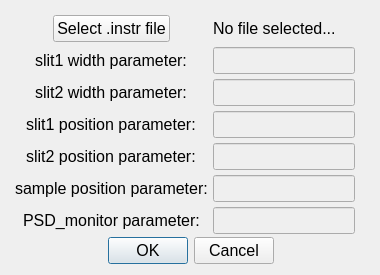
<?xml version="1.0" encoding="UTF-8"?>
<ui version="4.0">
 <class>Dialog</class>
 <widget class="QDialog" name="Dialog">
  <property name="windowModality">
   <enum>Qt::ApplicationModal</enum>
  </property>
  <property name="geometry">
   <rect>
    <x>0</x>
    <y>0</y>
    <width>380</width>
    <height>275</height>
   </rect>
  </property>
  <property name="sizePolicy">
   <sizepolicy hsizetype="Fixed" vsizetype="Fixed">
    <horstretch>0</horstretch>
    <verstretch>0</verstretch>
   </sizepolicy>
  </property>
  <property name="minimumSize">
   <size>
    <width>380</width>
    <height>275</height>
   </size>
  </property>
  <property name="maximumSize">
   <size>
    <width>380</width>
    <height>275</height>
   </size>
  </property>
  <property name="font">
   <font>
    <pointsize>12</pointsize>
   </font>
  </property>
  <property name="windowTitle">
   <string>Custom instrument select</string>
  </property>
  <property name="windowIcon">
   <iconset>
    <normaloff>icon.ico</normaloff>icon.ico</iconset>
  </property>
  <property name="modal">
   <bool>true</bool>
  </property>
  <widget class="QDialogButtonBox" name="buttonBox">
   <property name="geometry">
    <rect>
     <x>10</x>
     <y>230</y>
     <width>361</width>
     <height>41</height>
    </rect>
   </property>
   <property name="orientation">
    <enum>Qt::Horizontal</enum>
   </property>
   <property name="standardButtons">
    <set>QDialogButtonBox::Cancel|QDialogButtonBox::Ok</set>
   </property>
   <property name="centerButtons">
    <bool>true</bool>
   </property>
  </widget>
  <widget class="QWidget" name="formLayoutWidget">
   <property name="enabled">
    <bool>true</bool>
   </property>
   <property name="geometry">
    <rect>
     <x>10</x>
     <y>10</y>
     <width>361</width>
     <height>217</height>
    </rect>
   </property>
   <layout class="QFormLayout" name="formLayout">
    <property name="sizeConstraint">
     <enum>QLayout::SetFixedSize</enum>
    </property>
    <property name="fieldGrowthPolicy">
     <enum>QFormLayout::AllNonFixedFieldsGrow</enum>
    </property>
    <property name="labelAlignment">
     <set>Qt::AlignCenter</set>
    </property>
    <property name="formAlignment">
     <set>Qt::AlignCenter</set>
    </property>
    <property name="horizontalSpacing">
     <number>5</number>
    </property>
    <property name="verticalSpacing">
     <number>5</number>
    </property>
    <property name="margin">
     <number>5</number>
    </property>
    <item row="0" column="0">
     <widget class="QPushButton" name="btn_select">
      <property name="text">
       <string>Select .instr file</string>
      </property>
     </widget>
    </item>
    <item row="0" column="1">
     <widget class="QLabel" name="lbl_btn">
      <property name="text">
       <string>No file selected...</string>
      </property>
     </widget>
    </item>
    <item row="1" column="0">
     <widget class="QLabel" name="lbl_s1w">
      <property name="enabled">
       <bool>true</bool>
      </property>
      <property name="text">
       <string>slit1 width parameter:</string>
      </property>
     </widget>
    </item>
    <item row="1" column="1">
     <widget class="QLineEdit" name="txt_s1w">
      <property name="enabled">
       <bool>false</bool>
      </property>
      <property name="sizePolicy">
       <sizepolicy hsizetype="Fixed" vsizetype="Fixed">
        <horstretch>0</horstretch>
        <verstretch>0</verstretch>
       </sizepolicy>
      </property>
      <property name="maximumSize">
       <size>
        <width>150</width>
        <height>16777215</height>
       </size>
      </property>
      <property name="clearButtonEnabled" stdset="0">
       <bool>false</bool>
      </property>
     </widget>
    </item>
    <item row="2" column="0">
     <widget class="QLabel" name="lbl_s2w">
      <property name="enabled">
       <bool>true</bool>
      </property>
      <property name="text">
       <string>slit2 width parameter:</string>
      </property>
     </widget>
    </item>
    <item row="2" column="1">
     <widget class="QLineEdit" name="txt_s2w">
      <property name="enabled">
       <bool>false</bool>
      </property>
      <property name="sizePolicy">
       <sizepolicy hsizetype="Fixed" vsizetype="Fixed">
        <horstretch>0</horstretch>
        <verstretch>0</verstretch>
       </sizepolicy>
      </property>
      <property name="maximumSize">
       <size>
        <width>150</width>
        <height>16777215</height>
       </size>
      </property>
     </widget>
    </item>
    <item row="3" column="0">
     <widget class="QLabel" name="lbl_s1p">
      <property name="enabled">
       <bool>true</bool>
      </property>
      <property name="text">
       <string>slit1 position parameter:</string>
      </property>
     </widget>
    </item>
    <item row="3" column="1">
     <widget class="QLineEdit" name="txt_s1p">
      <property name="enabled">
       <bool>false</bool>
      </property>
      <property name="sizePolicy">
       <sizepolicy hsizetype="Fixed" vsizetype="Fixed">
        <horstretch>0</horstretch>
        <verstretch>0</verstretch>
       </sizepolicy>
      </property>
      <property name="maximumSize">
       <size>
        <width>150</width>
        <height>16777215</height>
       </size>
      </property>
     </widget>
    </item>
    <item row="4" column="0">
     <widget class="QLabel" name="lbl_s2p">
      <property name="enabled">
       <bool>true</bool>
      </property>
      <property name="text">
       <string>slit2 position parameter:</string>
      </property>
     </widget>
    </item>
    <item row="4" column="1">
     <widget class="QLineEdit" name="txt_s2p">
      <property name="enabled">
       <bool>false</bool>
      </property>
      <property name="sizePolicy">
       <sizepolicy hsizetype="Fixed" vsizetype="Fixed">
        <horstretch>0</horstretch>
        <verstretch>0</verstretch>
       </sizepolicy>
      </property>
      <property name="maximumSize">
       <size>
        <width>150</width>
        <height>16777215</height>
       </size>
      </property>
     </widget>
    </item>
    <item row="5" column="0">
     <widget class="QLabel" name="lbl_sp">
      <property name="enabled">
       <bool>true</bool>
      </property>
      <property name="text">
       <string>sample position parameter:</string>
      </property>
     </widget>
    </item>
    <item row="6" column="0">
     <widget class="QLabel" name="lbl_psd">
      <property name="enabled">
       <bool>true</bool>
      </property>
      <property name="text">
       <string>PSD_monitor parameter:</string>
      </property>
     </widget>
    </item>
    <item row="6" column="1">
     <widget class="QLineEdit" name="txt_psd">
      <property name="enabled">
       <bool>false</bool>
      </property>
      <property name="sizePolicy">
       <sizepolicy hsizetype="Fixed" vsizetype="Fixed">
        <horstretch>0</horstretch>
        <verstretch>0</verstretch>
       </sizepolicy>
      </property>
      <property name="maximumSize">
       <size>
        <width>150</width>
        <height>16777215</height>
       </size>
      </property>
     </widget>
    </item>
    <item row="5" column="1">
     <widget class="QLineEdit" name="txt_sp">
      <property name="enabled">
       <bool>false</bool>
      </property>
      <property name="sizePolicy">
       <sizepolicy hsizetype="Fixed" vsizetype="Fixed">
        <horstretch>0</horstretch>
        <verstretch>0</verstretch>
       </sizepolicy>
      </property>
      <property name="maximumSize">
       <size>
        <width>150</width>
        <height>16777215</height>
       </size>
      </property>
     </widget>
    </item>
   </layout>
  </widget>
  <zorder>formLayoutWidget</zorder>
  <zorder>buttonBox</zorder>
 </widget>
 <tabstops>
  <tabstop>btn_select</tabstop>
  <tabstop>txt_s1w</tabstop>
  <tabstop>txt_s2w</tabstop>
  <tabstop>txt_s1p</tabstop>
  <tabstop>txt_s2p</tabstop>
  <tabstop>txt_sp</tabstop>
  <tabstop>txt_psd</tabstop>
  <tabstop>buttonBox</tabstop>
 </tabstops>
 <resources/>
 <connections>
  <connection>
   <sender>buttonBox</sender>
   <signal>accepted()</signal>
   <receiver>Dialog</receiver>
   <slot>accept()</slot>
   <hints>
    <hint type="sourcelabel">
     <x>248</x>
     <y>254</y>
    </hint>
    <hint type="destinationlabel">
     <x>157</x>
     <y>274</y>
    </hint>
   </hints>
  </connection>
  <connection>
   <sender>buttonBox</sender>
   <signal>rejected()</signal>
   <receiver>Dialog</receiver>
   <slot>reject()</slot>
   <hints>
    <hint type="sourcelabel">
     <x>316</x>
     <y>260</y>
    </hint>
    <hint type="destinationlabel">
     <x>286</x>
     <y>274</y>
    </hint>
   </hints>
  </connection>
 </connections>
</ui>
